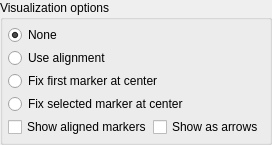
            <widget class="QGroupBox" name="groupBox_3">
             <property name="sizePolicy">
              <sizepolicy hsizetype="Expanding" vsizetype="Preferred">
               <horstretch>0</horstretch>
               <verstretch>0</verstretch>
              </sizepolicy>
             </property>
             <property name="title">
              <string>Visualization options</string>
             </property>
             <layout class="QVBoxLayout" name="verticalLayout_12">
              <property name="spacing">
               <number>3</number>
              </property>
              <property name="leftMargin">
               <number>5</number>
              </property>
              <property name="topMargin">
               <number>5</number>
              </property>
              <property name="rightMargin">
               <number>5</number>
              </property>
              <property name="bottomMargin">
               <number>5</number>
              </property>
              <item>
               <widget class="QRadioButton" name="rb_aligNone">
                <property name="toolTip">
                 <string>Show images without any alignment</string>
                </property>
                <property name="text">
                 <string>None</string>
                </property>
                <property name="checked">
                 <bool>true</bool>
                </property>
               </widget>
              </item>
              <item>
               <widget class="QRadioButton" name="rb_aligShow">
                <property name="toolTip">
                 <string>Use the alignment information, if available, for visualisation</string>
                </property>
                <property name="text">
                 <string>Use alignment</string>
                </property>
               </widget>
              </item>
              <item>
               <widget class="QRadioButton" name="rb_fixFirst">
                <property name="toolTip">
                 <string>Keep the first marker in all images at center</string>
                </property>
                <property name="text">
                 <string>Fix first marker at center</string>
                </property>
               </widget>
              </item>
              <item>
               <widget class="QRadioButton" name="rb_fixSelected">
                <property name="toolTip">
                 <string>Keep the selected marker in all images at center</string>
                </property>
                <property name="text">
                 <string>Fix selected marker at center</string>
                </property>
               </widget>
              </item>
              <item>
               <layout class="QHBoxLayout" name="horizontalLayout_20">
                <property name="spacing">
                 <number>1</number>
                </property>
                <property name="topMargin">
                 <number>0</number>
                </property>
                <property name="bottomMargin">
                 <number>0</number>
                </property>
                <item>
                 <widget class="QCheckBox" name="chk_showAlignedMarkers">
                  <property name="toolTip">
                   <string>Shows the positions of the estimated positions of the markers as a blue circle</string>
                  </property>
                  <property name="text">
                   <string>Show aligned markers</string>
                  </property>
                 </widget>
                </item>
                <item>
                 <widget class="QCheckBox" name="chk_ShowAlignedAsArrow">
                  <property name="text">
                   <string>Show as arrows</string>
                  </property>
                 </widget>
                </item>
               </layout>
              </item>
             </layout>
            </widget>
